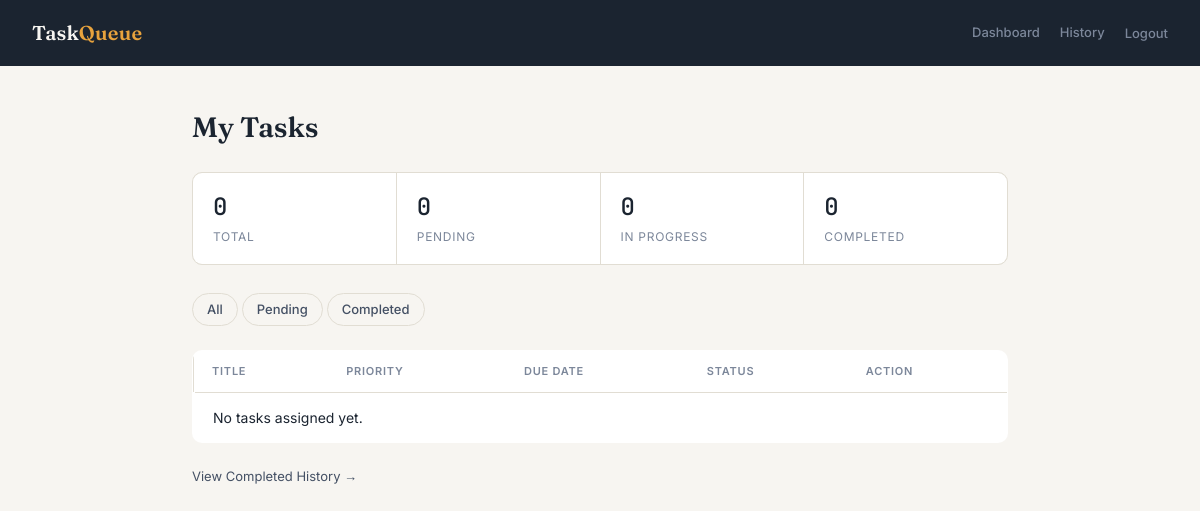
The app's page /employee/ (signed in), older data.
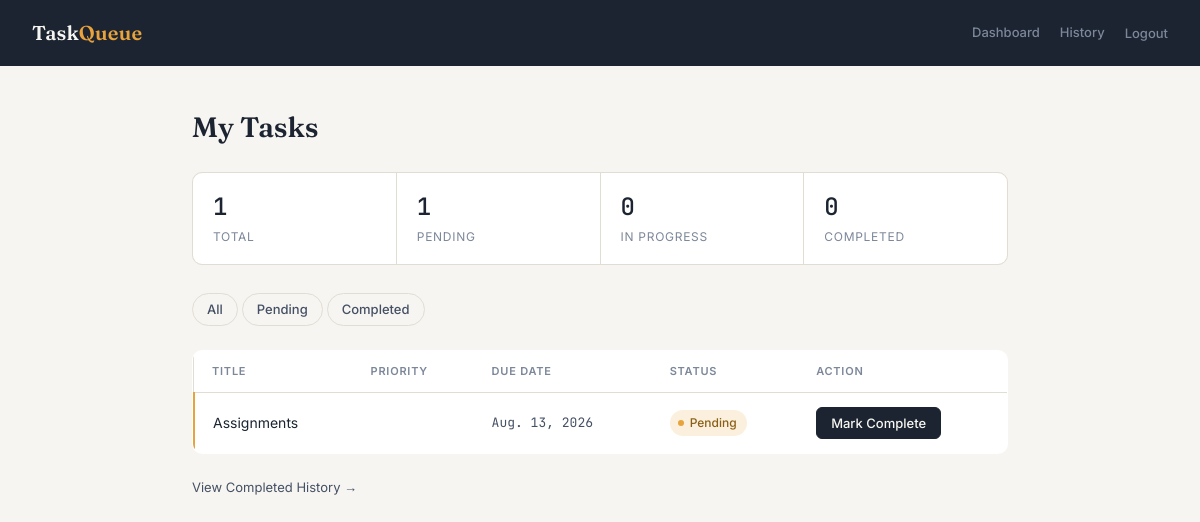
The same page, newer data.
### Employee_Task_ToDo/models.py (models this page shows, shortened)
class Task(models.Model):
    STATUS_CHOICES = (
        ('pending', 'Pending'),
        ('in_progress', 'In Progress'),
        ('completed', 'Completed'),
    )
    title = models.CharField(max_length=200)
    description = models.TextField(blank=True)
    assigned_to = models.ForeignKey(User, related_name='tasks_assigned', on_delete=models.CASCADE)
    assigned_by = models.ForeignKey(User, related_name='tasks_created', on_delete=models.CASCADE)
    status = models.CharField(max_length=11, choices=STATUS_CHOICES, default='pending')
    due_date = models.DateField(null=True, blank=True)
    created_at = models.DateTimeField(auto_now_add=True)
    completed_at = models.DateTimeField(null=True, blank=True)

### Employee_Task_ToDo/views.py (the view)
# urls.py: path('', views.employee_dashboard, name='home'),
@login_required
def employee_dashboard(request):
    tasks = Task.objects.filter(assigned_to=request.user).order_by('due_date')
    status_filter = request.GET.get('status')
    if status_filter:
        tasks = tasks.filter(status=status_filter)
    context = {
        'tasks': tasks,
        'total_count': Task.objects.filter(assigned_to=request.user).count(),
        'pending_count': Task.objects.filter(assigned_to=request.user, status='pending').count(),
        'in_progress_count': Task.objects.filter(assigned_to=request.user, status='in_progress').count(),
        'completed_count': Task.objects.filter(assigned_to=request.user, status='completed').count(),
    }
    return render(request, 'employee_side/dashboard.html', context)

### templates/employee_side/dashboard.html (shortened to what this page needs)
{% extends 'base.html' %}
{% block content %}
<h2>My Tasks</h2>
<div class="summary">
  <div class="stat"><span class="num">{{ total_count }}</span><span class="label">Total</span></div>
  <div class="stat"><span class="num">{{ pending_count }}</span><span class="label">Pending</span></div>
  <div class="stat"><span class="num">{{ in_progress_count }}</span><span class="label">In Progress</span></div>
  <div class="stat"><span class="num">{{ completed_count }}</span><span class="label">Completed</span></div>
</div>
<div class="filters">
  <a href="{% url 'employee:dashboard' %}">All</a>
  <a href="?status=pending">Pending</a>
  <a href="?status=completed">Completed</a>
</div>
<table>
  <thead>
    <tr>
      <th>Title</th>
      <th>Priority</th>
      <th>Due Date</th>
      <th>Status</th>
      <th>Action</th>
    </tr>
  </thead>
  <tbody>
    {% for task in tasks %}
    <tr class="status-{{ task.status }}">
      <td><a href="{% url 'employee:task_detail' task.id %}">{{ task.title }}</a></td>
      <td>{{ task.priority }}</td>
      <td class="due">{{ task.due_date }}</td>
      <td><span class="badge {{ task.status }}">{{ task.get_status_display }}</span></td>
      <td>
        {% if task.status != 'completed' %}
        <form method="post" action="{% url 'employee:mark_task_complete' task.id %}">
          <button type="submit">Mark Complete</button>
        </form>
        {% else %}
          &mdash;
        {% endif %}
      </td>
    </tr>
    {% empty %}
    <tr><td colspan="5">No tasks assigned yet.</td></tr>
    {% endfor %}
  </tbody>
</table>
<a class="back-link" href="{% url 'employee:history' %}">View Completed History →</a>
{% endblock %}

Row changes from the older to the newer data that the page shows:
added Task: title "Assignments", due_date "Aug. 13, 2026", status "Pending", shows "Mark Complete"
Text that changed along with them:
{{ total_count }}: "0" → "1"
{{ pending_count }}: "0" → "1"
text no longer shown: "No tasks assigned yet."
